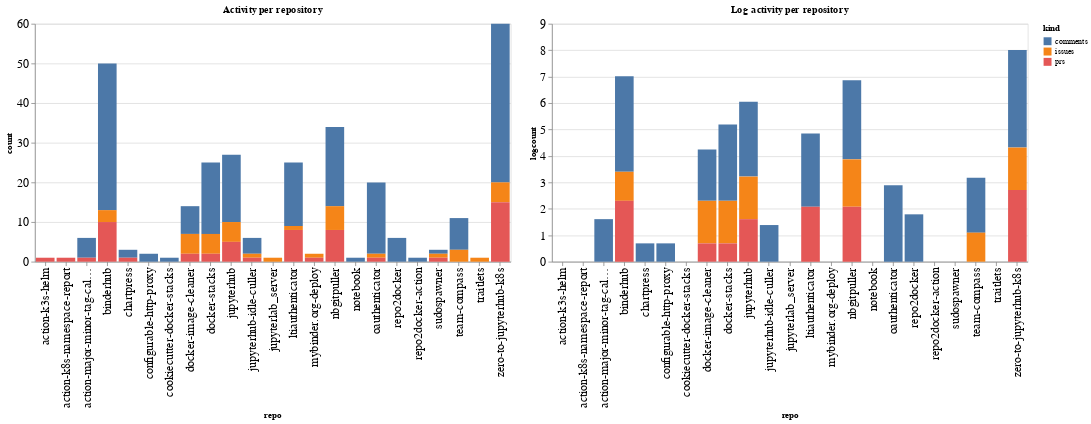

Notebook source saved alongside this figure:
### Code cell
ch1 = alt.Chart(repo_summaries, width=600, title="Activity per repository").mark_bar().encode(
    x='repo',
    y='count',
    color='kind',
    tooltip="kind"
)

ch2 = alt.Chart(repo_summaries, width=600, title="Log activity per repository").mark_bar().encode(
    x='repo',
    y='logcount',
    color='kind',
    tooltip="kind"
)

ch1 | ch2

### Figure 1 — Vega-Lite specification as saved in the notebook (floating-point values rounded to 4 significant figures)
{"config": {"axisLeft": {"labelFontSize": 15}, "axisBottom": {"labelFontSize": 15}}, "hconcat": [{"mark": "bar", "encoding": {"color": {"type": "nominal", "field": "kind"}, "tooltip": {"type": "nominal", "field": "kind"}, "x": {"type": "nominal", "field": "repo"}, "y": {"type": "quantitative", "field": "count"}}, "title": "Activity per repository", "width": 600}, {"mark": "bar", "encoding": {"color": {"type": "nominal", "field": "kind"}, "tooltip": {"type": "nominal", "field": "kind"}, "x": {"type": "nominal", "field": "repo"}, "y": {"type": "quantitative", "field": "logcount"}}, "title": "Log activity per repository", "width": 600}], "data": {"name": "data-d5a3b6c7895c0e302c265e722ff1e76e"}, "$schema": "https://vega.github.io/schema/vega-lite/v4.8.1.json", "datasets": {"data-d5a3b6c7895c0e302c265e722ff1e76e": [{"repo": "action-k3s-helm", "kind": "prs", "count": 1, "logcount": 0.0}, {"repo": "action-k8s-namespace-report", "kind": "prs", "count": 1, "logcount": 0.0}, {"repo": "action-major-minor-tag-calculator", "kind": "comments", "count": 5, "logcount": 1.609}, {"repo": "action-major-minor-tag-calculator", "kind": "prs", "count": 1, "logcount": 0.0}, {"repo": "binderhub", "kind": "comments", "count": 37, "logcount": 3.611}, {"repo": "binderhub", "kind": "issues", "count": 3, "logcount": 1.099}, {"repo": "binderhub", "kind": "prs", "count": 10, "logcount": 2.303}, {"repo": "chartpress", "kind": "comments", "count": 2, "logcount": 0.6931}, {"repo": "chartpress", "kind": "prs", "count": 1, "logcount": 0.0}, {"repo": "configurable-http-proxy", "kind": "comments", "count": 2, "logcount": 0.6931}, {"repo": "cookiecutter-docker-stacks", "kind": "comments", "count": 1, "logcount": 0.0}, {"repo": "docker-image-cleaner", "kind": "comments", "count": 7, "logcount": 1.946}, {"repo": "docker-image-cleaner", "kind": "issues", "count": 5, "logcount": 1.609}, {"repo": "docker-image-cleaner", "kind": "prs", "count": 2, "logcount": 0.6931}, {"repo": "docker-stacks", "kind": "comments", "count": 18, "logcount": 2.89}, {"repo": "docker-stacks", "kind": "issues", "count": 5, "logcount": 1.609}, {"repo": "docker-stacks", "kind": "prs", "count": 2, "logcount": 0.6931}, {"repo": "jupyterhub", "kind": "comments", "count": 17, "logcount": 2.833}, {"repo": "jupyterhub", "kind": "issues", "count": 5, "logcount": 1.609}, {"repo": "jupyterhub", "kind": "prs", "count": 5, "logcount": 1.609}, {"repo": "jupyterhub-idle-culler", "kind": "comments", "count": 4, "logcount": 1.386}, {"repo": "jupyterhub-idle-culler", "kind": "issues", "count": 1, "logcount": 0.0}, {"repo": "jupyterhub-idle-culler", "kind": "prs", "count": 1, "logcount": 0.0}, {"repo": "jupyterlab_server", "kind": "issues", "count": 1, "logcount": 0.0}, {"repo": "ltiauthenticator", "kind": "comments", "count": 16, "logcount": 2.773}, {"repo": "ltiauthenticator", "kind": "issues", "count": 1, "logcount": 0.0}, {"repo": "ltiauthenticator", "kind": "prs", "count": 8, "logcount": 2.079}, {"repo": "mybinder.org-deploy", "kind": "issues", "count": 1, "logcount": 0.0}, {"repo": "mybinder.org-deploy", "kind": "prs", "count": 1, "logcount": 0.0}, {"repo": "nbgitpuller", "kind": "comments", "count": 20, "logcount": 2.996}, {"repo": "nbgitpuller", "kind": "issues", "count": 6, "logcount": 1.792}, {"repo": "nbgitpuller", "kind": "prs", "count": 8, "logcount": 2.079}, {"repo": "notebook", "kind": "comments", "count": 1, "logcount": 0.0}, {"repo": "oauthenticator", "kind": "comments", "count": 18, "logcount": 2.89}, {"repo": "oauthenticator", "kind": "issues", "count": 1, "logcount": 0.0}, {"repo": "oauthenticator", "kind": "prs", "count": 1, "logcount": 0.0}, {"repo": "repo2docker", "kind": "comments", "count": 6, "logcount": 1.792}, {"repo": "repo2docker-action", "kind": "comments", "count": 1, "logcount": 0.0}, {"repo": "sudospawner", "kind": "comments", "count": 1, "logcount": 0.0}, {"repo": "sudospawner", "kind": "issues", "count": 1, "logcount": 0.0}, {"repo": "sudospawner", "kind": "prs", "count": 1, "logcount": 0.0}, {"repo": "team-compass", "kind": "comments", "count": 8, "logcount": 2.079}, {"repo": "team-compass", "kind": "issues", "count": 3, "logcount": 1.099}, {"repo": "traitlets", "kind": "issues", "count": 1, "logcount": 0.0}, {"repo": "zero-to-jupyterhub-k8s", "kind": "comments", "count": 40, "logcount": 3.689}, {"repo": "zero-to-jupyterhub-k8s", "kind": "issues", "count": 5, "logcount": 1.609}, {"repo": "zero-to-jupyterhub-k8s", "kind": "prs", "count": 15, "logcount": 2.708}]}}
